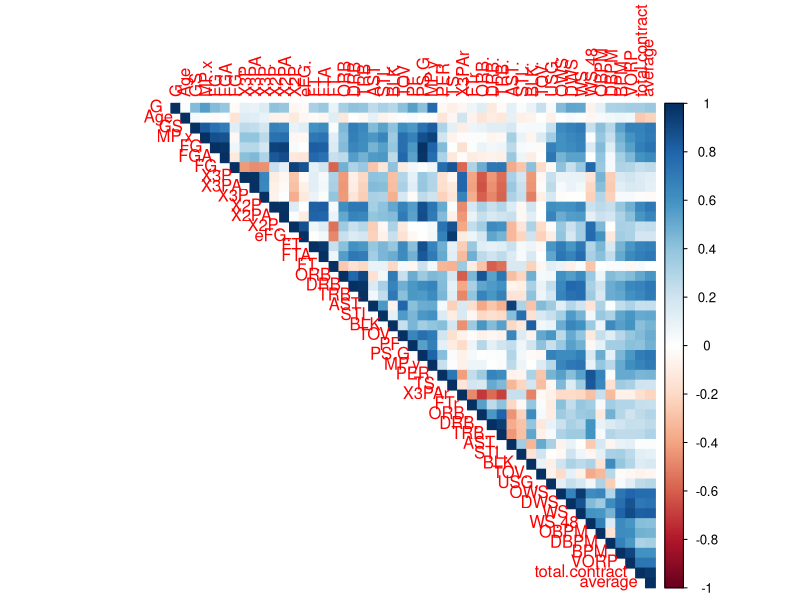
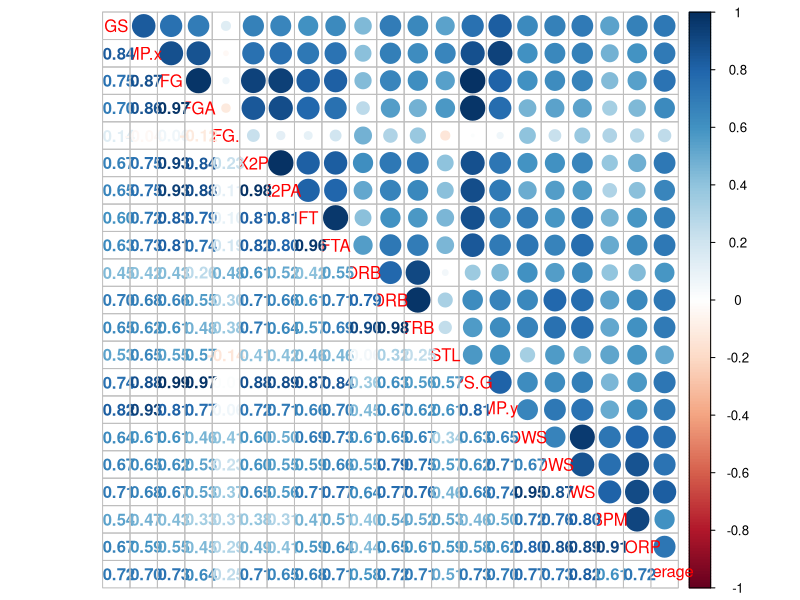

Recreate these plots in R, in order.
## ---- chunk 1
knitr::opts_chunk$set(echo = TRUE)
## ---- chunk 2
perGame <- read.csv("../data/player-data-wrangled/player2015/PerGame-2015wrangled.csv", stringsAsFactors = FALSE)

advStats <- read.csv("../data/player-data-wrangled/player2015/Adv-2015wrangled.csv", stringsAsFactors = FALSE)
## ---- chunk 3
pgAdv <- merge(perGame, advStats, by = c("Player","Pos","G","Tm","Age","fix"))
pgAdv <- pgAdv[-c(7,8,33,34,48,53)]
colnames(pgAdv)
## ---- chunk 4
summary(pgAdv)
## ---- chunk 5
fAgents <- read.csv('../data/salary-data/fixed-fa-signings/fixed-2015.csv', stringsAsFactors = FALSE)
fAgents <- fAgents[-c(1,2,3,4,5,6,7)]
colnames(fAgents)
## ---- chunk 6
mega <- merge(pgAdv, fAgents, by.x = "fix", by.y ="name")
mega <- mega[-c(1,2,3,5)]
mega[is.na(mega)] <- 0
colnames(mega)
## ---- chunk 7
library(ggplot2)
library(GGally)
library(corrplot)
M <- cor(mega)
corrplot(M,method = "color", type = "upper")
## ---- chunk 8
M <- cor(mega[c(3,4,5,6,7,11,12,15,16,18,19,20,22,26,27,40,41,42,46,47,49)])
corrplot.mixed(M, lower = "number", upper = "circle")
